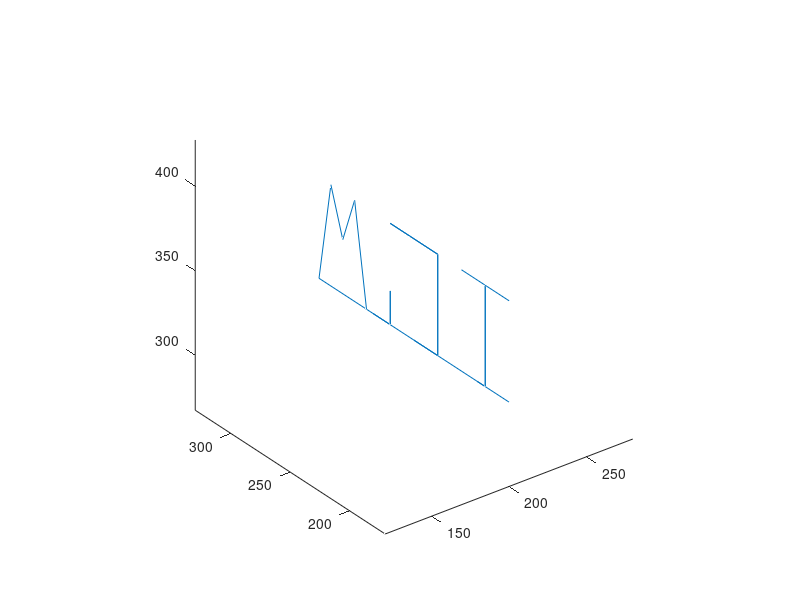

MATLAB code for this plot:
   
   %IGM = [P(:,1)-80*ones(length(P),1), 50 * ones(length(P),1),P(:,2)+150*ones(length(P),1)];
   
   IGM = [ -80    50   150
           -60    50   150
           -60    50   210
           -80    50   210
           -40    50   210
           -60    50   210
           -60    50   150
           -20    50   150
           -20    50   210
            20    50   210
           -20    50   210
           -20    50   150
            20    50   150
            20    50   170
            20    50   150
            40    50   150
            50    50   210
            60    50   182
            70    50   210
            80    50   150
           -80    50   150
         ];  
   %----------------- plot IGM offset --------------
    Displacement = [250,250,83.5+60.44+(45.5-22)];
    for i = 1:1:21
      IGM_offset(i,:) = (rotz(90) * IGM(i,:)')' + Displacement;
    end
    
   %% 
   %figure(2)
   i = 1:1:21;
   %plot3(IGM(i,1),IGM(i,2),IGM(i,3)); hold on;
   plot3(IGM_offset(i,1),IGM_offset(i,2),IGM_offset(i,3)); hold on;
   axis equal
   
   